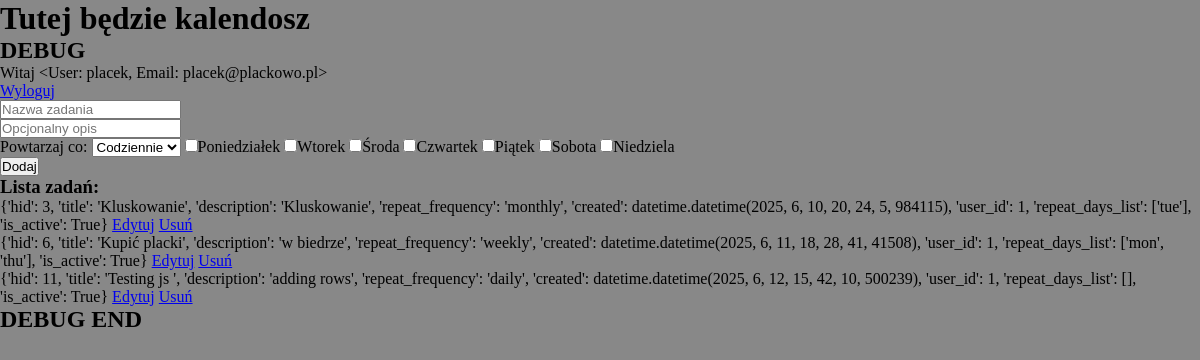
The page /dashboard (signed in) on the database as committed earlier.
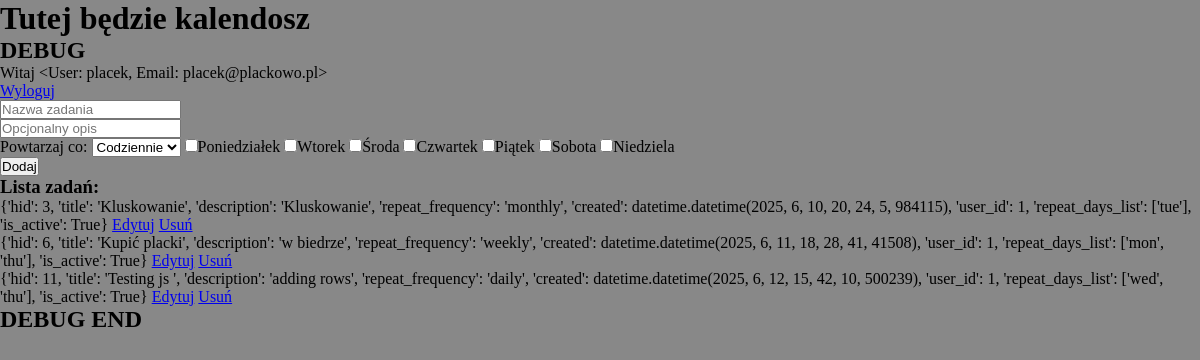
The same page on the database as committed later.
### habitcakesapp/blueprints/userbase/models.py (models this page shows, shortened)
class User(db.Model, UserMixin):
    __tablename__ = 'users'
    uid = db.Column(db.Integer, primary_key=True)
    username = db.Column(db.String, nullable=False)
    password = db.Column(db.String, nullable=False)
    email = db.Column(db.String, nullable=False)
    role = db.Column(db.String,default='user', nullable=False)
    habits = db.relationship('Habit', back_populates='user')
    def __repr__(self):
        return f'<User: {self.username}, Email: {self.email}>'

### habitcakesapp/blueprints/habits/models.py (models this page shows, shortened)
class Habit(db.Model):
    __tablename__ = 'habits'
    hid = db.Column(db.Integer, primary_key=True)
    title = db.Column(db.String, nullable=False)
    description = db.Column(db.String, nullable=True)
    repeat_frequency = db.Column(db.String, nullable=True)
    repeat_day = db.Column(db.String, nullable=True)
    created = db.Column(db.DateTime, default=datetime.now(), nullable=False)
    is_active = db.Column(db.Boolean, default=True, nullable=False)
    user_id = db.Column(db.Integer, db.ForeignKey('users.uid'), nullable=False, index=True)
    user = db.relationship('User', back_populates='habits')

### habitcakesapp/blueprints/core/routes.py (the view)
@core.route('/dashboard')
@login_required
def dashboard():
    user_habits = current_user.habits
    processed_habits = []
    for habit in user_habits:
        habit_dict = {
            'hid': habit.hid,
            'title': habit.title,
            'description': habit.description,
            'repeat_frequency': habit.repeat_frequency,
            'created': habit.created,
            'user_id': habit.user_id,
            'repeat_days_list': habit.repeat_day.split('.') if habit.repeat_day else [],
            'is_active': habit.is_active
        }
        processed_habits.append(habit_dict)
    return render_template('core/dashboard.html', habits=processed_habits)

### habitcakesapp/blueprints/core/templates/core/dashboard.html (shortened to what this page needs)
{% extends "base.html" %}
{% block content %}
    <main>
    <h1>Tutej będzie kalendosz</h1>
    <h2>DEBUG</h2>
    <p>Witaj {{ current_user }}</p>
    <a href="{{ url_for('userbase.logout') }}">Wyloguj</a><br>
    <form action="{{ url_for('habits.habit') }}" method="POST">
        <input type="text" name="title" placeholder="Nazwa zadania" required="required"><br>
        <input type="text" name="description" placeholder="Opcjonalny opis"><br>
        <label for="repeat_frequency">Powtarzaj co:</label>
        <select id="repeat_frequency" name="repeat_frequency">
            <option value="daily">Codziennie</option>
        </select>
        <input type="checkbox" id="monday" name="repeat_day" value="mon"><label for="monday">Poniedziałek</label>
        <input type="checkbox" id="tuesday" name="repeat_day" value="tue"><label for="tuesday">Wtorek</label>
        <input type="checkbox" id="wednesday" name="repeat_day" value="wed"><label for="wednesday">Środa</label>
        <input type="checkbox" id="thursday" name="repeat_day" value="thu"><label for="thursday">Czwartek</label>
        <input type="checkbox" id="friday" name="repeat_day" value="fri"><label for="friday">Piątek</label>
        <input type="checkbox" id="saturday" name="repeat_day" value="sat"><label for="saturday">Sobota</label>
        <input type="checkbox" id="sunday" name="repeat_day" value="sun"><label for="sunday">Niedziela</label><br>
        <input type="submit" value="Dodaj">
    </form>
    <h3>Lista zadań:</h3>
    <ul>
        {% for habit in habits %}
        <li>{{ habit }} <a href="{{ url_for('habits.edit_habit', habit_id=habit['hid']) }}">Edytuj</a>
        <a href="{{ url_for('habits.delete', habit_id=habit['hid']) }}">Usuń</a>
</li>
    {% endfor %}
    </ul>
    <h2>DEBUG END</h2><br><br>
    </main>
{% endblock %}

### habitcakesapp/templates/base.html (shortened to what this page needs)
<!DOCTYPE html>
<html lang="pl">
<head>
    <link rel="stylesheet" href="{{ url_for('static', filename='styles.css') }}">
</head>
<body>
    {% block content %}{% endblock %}
</body>
</html>

### habitcakesapp/static/styles.css (style rules this page uses)
html { box-sizing: border-box; scroll-behavior: smooth; }
*, *::before, *::after { box-sizing: inherit; margin: 0; padding: 0; }
body { background-color: #888; min-height: 100vh; }

Rows that differ between the two databases and show on the page:
changed Habit (number 3 of 3 on the later page): habit "…500239), 'user_id': 1, 'repeat_days_list': [], 'is_active': True}" → "…500239), 'user_id': 1, 'repeat_days_list': ['wed', 'thu'], 'is_active': True}"
